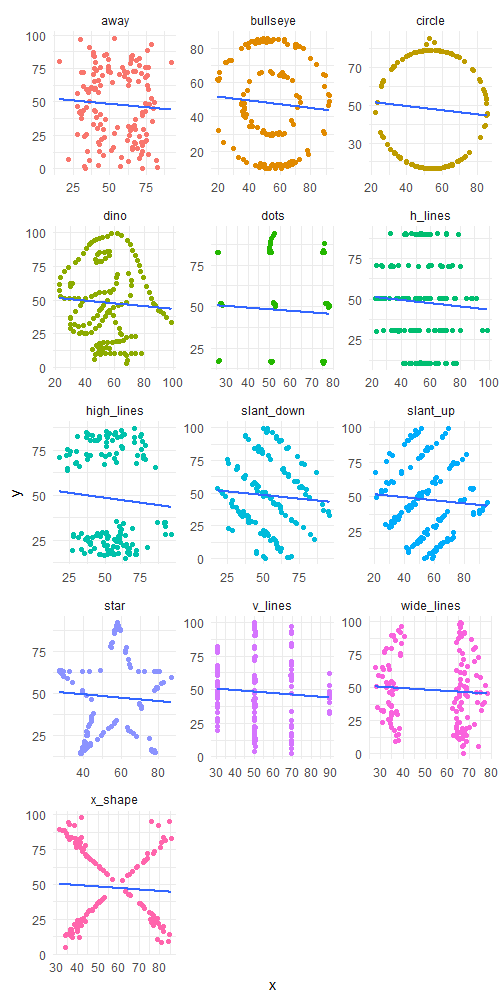

Here is the R script that generated this plot:
library(tidyverse)
library(datasauRus)

datasaurus_dozen

datasaurus_dozen %>%
  group_by(dataset) %>%
  summarise (
    mean_x = mean(x),
    sd_x = sd(x),
    mean_y = mean(y),
    sd_y = sd(y),
    cor = cor(x,y)
  )

datasaurus_dozen %>%
  ggplot(aes(x = x, y = y)) +
  geom_point(aes(colour = dataset)) +
  geom_smooth(method = "lm", se = FALSE) +
  facet_wrap(~dataset, ncol = 3, scales = "free") +
  guides(colour = FALSE) +
  theme_minimal()
